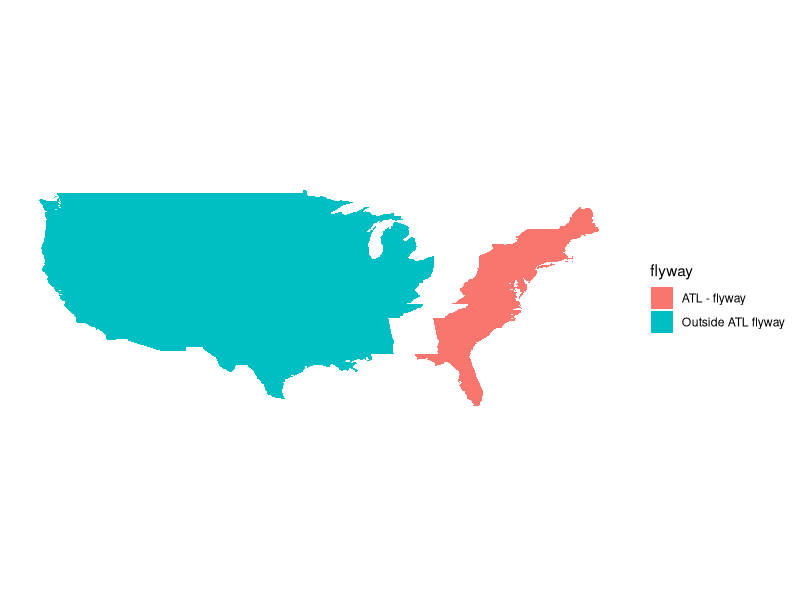

Write R code to recreate this figure.
## Atlantic flyway map 
#install.packages("maps")
library(maps)
library(ggplot2)

us.map <-  map_data('state')

# add flyway zones
us.map$flyway[us.map$region %in% 
                c("connecticut","delaware",  "florida", "georgia", "maine","maryland","massachusetts", "new hampshire", 
                  "new jersey", "new york", "north carolina", "pennsylvania",  "rhode island", "south carolina" ,"vermont", 
                  "west virginia", "virginia")] <- "ATL - flyway"
us.map$flyway[us.map$region %in% 
                c("south dakota", "north dakota","nebraska", "kansas", "oklahoma", 
                  "minnesota", "iowa", "missouri", "wisconsin", "illinois", "indiana",
                  "michigan", "ohio", "kentucky", "tennessee","district of columbia","new mexico", 
                  "texas", "arkansas", "louisiana", "alabama", "mississippi","montana", "idaho", "wyoming",
                  "utah", "colorado","washington", "oregon", "nevada", "arizona", "california")] <- "Outside ATL flyway"

# subset the dataframe by flyway zones and move lat/lon accordingly
us.map$lat.transp[us.map$flyway == "ATL - flyway"] <- us.map$lat[us.map$flyway == "ATL - flyway"]
us.map$long.transp[us.map$flyway == "ATL - flyway"] <- us.map$long[us.map$flyway == "ATL - flyway"] + 5

us.map$lat.transp[us.map$flyway == "Outside ATL flyway"] <- us.map$lat[us.map$flyway == "Outside ATL flyway"]
us.map$long.transp[us.map$flyway == "Outside ATL flyway"] <- us.map$long[us.map$flyway == "Outside ATL flyway"]


# add labels
states <- aggregate(cbind(long.transp, lat.transp) ~ region, data=us.map, 
                    FUN=function(x)mean(range(x)))
states$labels <- c("AL", "AR", "AZ", "CA", "CO", "CT", "DE", "DC", "FL", "GA", "IA", 
                   "ID", "IL", "IN", "KS", "KY", "LA", "MA", "MD", "ME", "MI", "MN", 
                   "MO", "MS", "MT", "NC", "ND", "NE", "NH", "NJ", "NM", "NV", "NY", 
                   "OH", "OK", "OR", "PA", "RI", "SC", "SD", "TN", "TX", "UT", "VA", 
                   "VT", "WA", "WI", "WV", "WY")

# plot and use padd zone as fill
ggplot(us.map,  aes(x=long.transp, y=lat.transp), colour="white") + 
  geom_polygon(aes(group = group, fill=flyway)) +
  #geom_text(data=states, aes(long.transp, lat.transp, label=labels), size=3) +
  theme(panel.background = element_blank(),  # remove background
        panel.grid = element_blank(), 
        axis.line = element_blank(), 
        axis.title = element_blank(),
        axis.ticks = element_blank(),
        axis.text = element_blank()) +
  coord_equal()